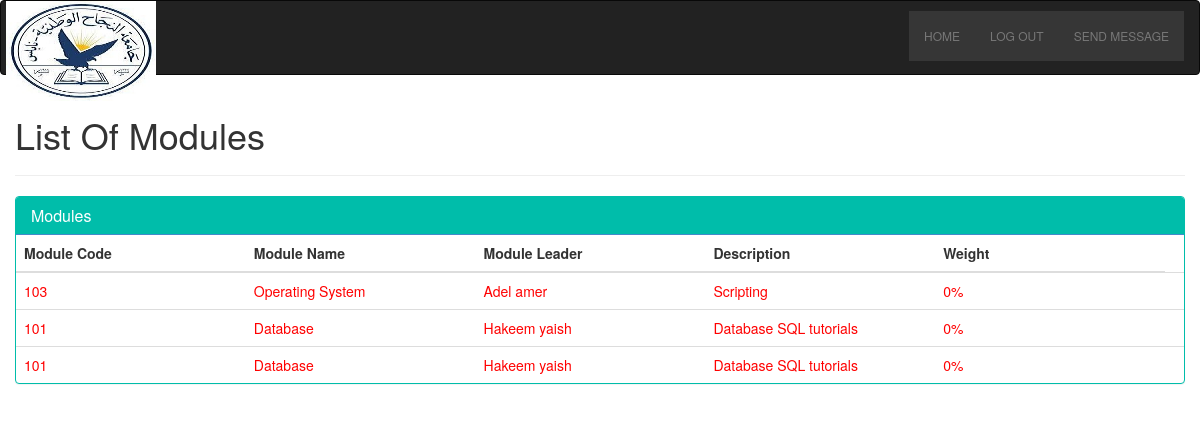
/lecturer/view-modules.php (signed in), run on the app's committed database.
### tables this page shows
CREATE TABLE `module` (
  `id` int(9) NOT NULL,
  `module_code` varchar(7) NOT NULL,
  `module_name` varchar(50) NOT NULL,
  `lecturer_id` int(255) NOT NULL,
  `module_leader` varchar(50) NOT NULL,
  `description` varchar(250) NOT NULL,
  `level` varchar(25) NOT NULL,
  `assessment1` varchar(50) NOT NULL,
  `assessment2` varchar(50) NOT NULL,
  `assessment3` varchar(50) NOT NULL,
  `lecturers_linked` varchar(250) NOT NULL,
  `engagement_points` varchar(500) NOT NULL
);

### lecturer/view-modules.php (the view, shortened to what this page needs)
<!DOCTYPE html>
<html>
<?php
include "../includes/header.php";
include "../includes/lecturer-navbar.php";
include "../db_handler.php";
?>
<link rel="stylesheet" href="https://maxcdn.bootstrapcdn.com/bootstrap/3.3.7/css/bootstrap.min.css">
<head>
    <link rel="stylesheet" type="text/css" href="bootstrap/css/bootstrap.min.css"/>
</head>
<body>
<div class="container">
    <div class="row">
        <form class="form-horizontal" style="float: right;" action="view-modules.php" method="post" name="export" enctype="multipart/form-data">
            <div class="form-group">
                <div class="col-md-4 col-md-offset-4">
                </div>
            </div>
        </form>
        <h1>List Of Modules</h1>
        <hr>
        <div class="panel panel-primary filterable" style="border-color: #00bdaa;">
            <div class="panel-heading" style="background-color: #00bdaa;">
                <h3 class="panel-title">Modules</h3>
            </div>
            <table class="table">
                <thead>
                <tr class="filters">
                    <th><input type="text" class="form-control" placeholder="Module Code" disabled></th>
                    <th><input type="text" class="form-control" placeholder="Module Name" disabled></th>
                    <th><input type="text" class="form-control" placeholder="Module Leader" disabled></th>
                    <th><input type="text" class="form-control" placeholder="Description" disabled></th>
                    <th><input type="text" class="form-control" placeholder="Weight" disabled></th>
                </tr>
                </thead>
                <tbody>
                <?php
                $output = '';
                if(isset($_POST["query"]))
                {
                    $search = mysqli_real_escape_string($conn, $_POST["query"]);
                    $query = "
                          SELECT * FROM module
                          WHERE module_code LIKE '%".$search."%'
                          OR module_name LIKE '%".$search."%'
                          OR module_leader LIKE '%".$search."%'
                         ";
                }
                else
                {
                    $leader = $_SESSION['id'];
                    $select = "SELECT id, name FROM users WHERE username = '$leader'";
                    $res = mysqli_query($conn, $select);
                    while($getting = mysqli_fetch_array($res))
                    {
                        $leaderid = $getting['id'];
                    }
                    $query = "
                        SELECT * from module where lecturer_id = '$leaderid'
                    ";
                }
                $result = mysqli_query($conn, $query);
                if(mysqli_num_rows($result) > 0) {
                    while($row = mysqli_fetch_array($result))
                    {
                        $mcode = $row["module_code"];
                        $int1=0;
                        $int2=0;
                        $int3=0;
                        $moduleSize = 0;
                        $moduleSize = $moduleSize + $int1 + $int2+ $int3;
                        if($moduleSize < 100) {
                            echo '<body onLoad="informUser()">';
                            $output .= '
                              <tr style="color: red">
                                <td>'.$row["module_code"].'</td>
                                <td>'.$row["module_name"].'</td> ';
                            $lid = $row['module_leader'];
                                $output .= '<td>'.$lid.'</td>';
                            $output .= '
                                <td>'.$row["description"].'</td>
                                <td>'. $moduleSize .'%</td>
                                <td class="text-center">
                                <div class="btn-group">
                                    <div class="btn-group">
                                      <ul class="dropdown-menu" role="menu">
                                        <li>
                                          <a href="view-module-assessments?id=' . $mcode . '">Mark Student</a>
                                        </li>
                                        ';
                            $sql = "SELECT * FROM marking_scheme WHERE module_code = '$mcode'";
                            $res = mysqli_query($conn, $sql);
                            if(mysqli_num_rows($res) > 0) {
                                $output .= '
                                            <li>
                                              <a href="view-assessments-for-module.php?id=' . $mcode . '">Mark Student With Marking Scheme</a>
                                            </li>';
                            }
                            $output .='
                                      </ul>
                                    </div>
                                  </div>
                                 </td>
                             </tr>';
                        }
                    }
                }
                echo $output;
                ?>
                </tbody>
            </table>
        </div>
    </div>
</div>
</body>
</html>

### includes/lecturer-navbar.php (style rules this page uses)
div { display: block; }

### lecturer/view-modules.php (style rules this page uses)
.filterable { margin-top: 15px; }
.filterable .filters input[disabled] { background-color: transparent; border: none; cursor: auto; box-shadow: none; padding: 0; height: auto; }

### data on the page
module: module_code "103", module_name "Operating System", module_leader "Adel amer", description "Scripting"
module: module_code "101", module_name "Database", module_leader "Hakeem yaish", description "Database SQL tutorials"
module: module_code "101", module_name "Database", module_leader "Hakeem yaish", description "Database SQL tutorials"

### other printed values
$name "HOME"
$moduleSize "0 0 0"
